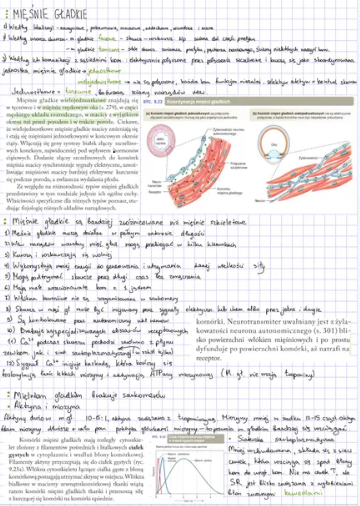
#> input picture dataset_raw/Zrzut ekranu 2026-03-07 212136.png, 360 x 506 px; its folder holds only this picture in this run
$ python -i line_effects.py   (imports and definitions only)
#> lines starting #> are read from the running program, lines starting #| are printed output that depends on the picture
#> further down, picture is the input picture: PIL image 360x506 RGBA; mean R, G, B, A 234.5, 232.7, 233.9, 255
"""Image-side effects for standalone OCR line renders.

Everything here recreates a condition of the real test crops (phone photos of
student notebooks, boxes cut by a line detector) that the paper-and-scanner
model of the form generator does not produce:

    neighbour_glyphs  real letters of the line above / below poking into the
                      frame: descender tails from above, ascenders and
                      diacritics from below
    grid_paper        squared or ruled notebook paper instead of plain white
    morphology        ink erosion / dilation (thin pens lose diacritics, wet
                      pens blob them together)
    elastic           ElasticTransform / GridDistortion — the local warp of a
                      curved page and a shaky hand
    phone_photo       a phone camera instead of a scanner: shadow gradient,
                      colour cast, soft focus, downscale-upscale, heavy JPEG

Each family has its own probability constant and can be switched off by name
so the ablation can measure it in isolation. Geometry-changing effects are
applied to the whole crop, so the transcription stays valid.

Every effect takes two optional arguments:

    params   force the effect's parameters instead of drawing them. Used by
             the robustness set, where one base line is rendered at fixed
             severities.
    record   a dict (or list, for neighbours) the effect fills with every
             parameter it used, so a dataset can be analysed per setting.

With both left as None an effect draws from `random` in exactly the order it
always has, so a given --seed reproduces earlier datasets line for line.
Albumentations transforms draw from their own generator, which --seed never
reached; they are now seeded from the image they transform, which keeps them
deterministic without taking a single number from the global stream.
"""

import io
import random
import zlib
from typing import Optional

import cv2
import numpy as np
from PIL import Image, ImageDraw, ImageFilter

import albumentations as A

from fill_form import _make_ink_mask, apply_scan_augmentation

IMAGE_FAMILIES = ("neighbour_glyphs", "grid_paper", "morphology", "elastic", "phone_photo")

NEIGHBOUR_GLYPH_PROB = 0.40
# How deep the neighbour's ink reaches into the frame, as a fraction of the
# font size (a 32 px hand's descender is ~8 px long).
NEIGHBOUR_DEPTH_FRAC = (0.12, 0.45)
# Chance both neighbours show at once, given the effect fires.
NEIGHBOUR_BOTH_PROB = 0.25

GRID_PAPER_PROB = 0.45
# Grid pitch relative to the text height: notebook squares are 5 mm and a
# student's line of writing spans roughly one to two squares.
GRID_PITCH_FRAC = (0.55, 1.10)
RULED_PITCH_FRAC = (1.10, 1.60)
GRID_ALPHA = (0.45, 1.0)
GRID_LINE_COLOURS = [
    (168, 190, 222), (150, 175, 215), (190, 200, 215),   # blue-ish
    (200, 200, 200), (185, 185, 190),                    # grey
    (225, 190, 190),                                     # faint red margin
]

MORPHOLOGY_PROB = 0.30
EROSION_MIX = (0.5, 1.0)
ELASTIC_PROB = 0.30
ELASTIC_ALPHA_FRAC = (0.6, 1.6)
ELASTIC_SIGMA_FRAC = (0.18, 0.30)
GRID_DISTORT_STEPS = (3, 6)
GRID_DISTORT_LIMIT = (0.08, 0.22)
PHONE_PHOTO_PROB = 0.40

# Words whose lowest ink is a tail (above the frame) or whose highest ink is
# an ascender / diacritic (below the frame). Drawn from anatomy notes.
DESCENDER_WORDS = [
    "jajnik", "gałęzie", "przyczepy", "zginacz", "języka", "płytka", "jądra",
    "ujścia", "gruczoły", "pęczek", "przyśrodkowy", "biegnący", "jelito",
    "przepona", "gałąź", "powięź", "żyły", "guzowatość", "gąbczasta", "łączy",
    "przegroda", "gęsty", "jajowód", "ząb", "ręka", "pęcherzyk", "grzebień",
]
ASCENDER_WORDS = [
    "kłykieć", "łopatka", "tętnica", "odbytnica", "kość", "błona", "tchawica",
    "kolanowy", "łódkowata", "dół", "bloczek", "biodrowy", "tylna", "łuk",
    "kostka", "trzustka", "półkoliste", "śledziona", "głębokie", "śródstopia",
    "boczny", "dolny", "wątroba", "kątowy", "obłej", "łokieć", "tłoczy",
]


# [9 lines left out: function _derived_seed, not called in this run]


def _jpeg(img: Image.Image, quality: int) -> Image.Image:
    """Re-encode at a fixed quality (same encoder path as transforms.jpeg_artifacts)."""
    buffer = io.BytesIO()
    img.save(buffer, format="JPEG", quality=quality)
    buffer.seek(0)
    return Image.open(buffer).convert("RGB")


# --------------------------------------------------------------------------
# neighbour glyphs
# --------------------------------------------------------------------------

# [130 lines left out: functions _neighbour_text, intrude_neighbour_glyphs, draw_grid_paper, not called in this run]


# --------------------------------------------------------------------------
# albumentations: ink morphology and elastic geometry
# --------------------------------------------------------------------------

def _pil_to_np(img: Image.Image) -> np.ndarray:
    return np.array(img.convert("RGB"))
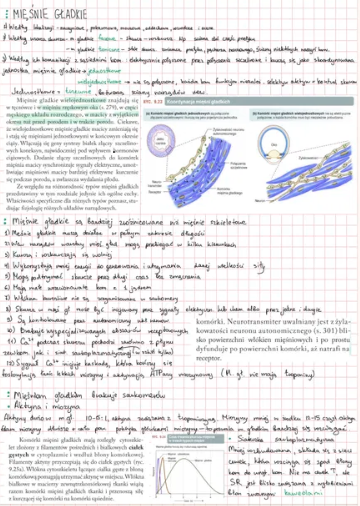
#> returned value: shape (506, 360, 3); mean of channels 0, 1, 2 234.5, 232.7, 233.9; drawn as B, G, R


def _np_to_pil(arr: np.ndarray) -> Image.Image:
    return Image.fromarray(arr)


# [75 lines left out: functions apply_morphology, apply_elastic, not called in this run]


# --------------------------------------------------------------------------
# phone photo
# --------------------------------------------------------------------------

# Severity presets for the robustness set: the generator's ranges taken at
# their gentle end, middle and harsh end, every component moving together.
PHONE_PRESETS = {
    1: {"shadow": 0.10, "cast": "neutral", "exposure": 1.00, "noise": 2.0,
        "blur": 0.40, "motion_blur": None, "downscale": None, "jpeg": 85},
    2: {"shadow": 0.25, "cast": "warm", "cast_gain": 0.87, "exposure": 0.95, "noise": 4.5,
        "blur": 0.85, "motion_blur": None, "downscale": 0.65, "jpeg": 70},
    3: {"shadow": 0.40, "cast": "warm", "cast_gain": 0.82, "exposure": 0.85, "noise": 7.0,
        "blur": 1.30, "motion_blur": 5, "downscale": 0.45, "jpeg": 55},
}


def apply_phone_photo(img: Image.Image, params: Optional[dict] = None) -> tuple[Image.Image, dict]:
    """Simulate a phone snapshot of the page instead of a flatbed scan.

    Shadow gradient across the crop, a warm or cool white balance, soft
    focus from a hand-held camera, resolution loss from the detector's crop
    being upscaled, and the aggressive JPEG a messaging app applies.

    params forces every component (see PHONE_PRESETS for the keys; a missing
    "angle" is still drawn). Components can be switched off individually:
    shadow 0, exposure 1, noise 0, blur 0, motion_blur None, downscale None,
    jpeg None. The returned metadata lists everything that was applied.
    """
    P = params
    arr = _pil_to_np(img).astype(np.float32)
    h, w = arr.shape[:2]
#> h = 506; w = 360
    meta: dict = {}

    # Brightness gradient: a shadow from one side or one corner.
    strength = P["shadow"] if P is not None else random.uniform(0.10, 0.40)
    angle = P["angle"] if P is not None and "angle" in P else random.uniform(0, 2 * np.pi)
    ys, xs = np.mgrid[0:h, 0:w].astype(np.float32)
    ramp = (np.cos(angle) * xs / max(1, w) + np.sin(angle) * ys / max(1, h))
    ramp = (ramp - ramp.min()) / max(1e-6, ramp.max() - ramp.min())
    shade = 1.0 - strength * ramp
    arr *= shade[..., None]
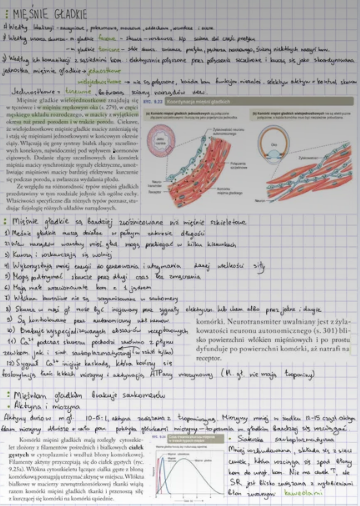
#> arr: shape (506, 360, 3) float32; mean R, G, B 193, 191.6, 192.7
    meta["shadow"] = round(strength, 3)
    meta["shadow_angle"] = round(float(angle), 3)

    # White balance: indoor lamps go yellow, daylight shade goes blue.
    cast = P["cast"] if P is not None else random.choice(["warm", "cool", "neutral"])
    gain = None
    if cast == "warm":
        gain = P["cast_gain"] if P is not None else random.uniform(0.82, 0.92)
        arr *= np.array([1.0, 0.97, gain], np.float32)
    elif cast == "cool":
        gain = P["cast_gain"] if P is not None else random.uniform(0.86, 0.94)
        arr *= np.array([gain, 0.97, 1.0], np.float32)
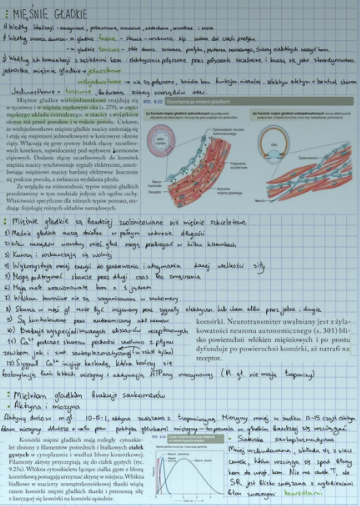
#> arr: shape (506, 360, 3) float32; mean R, G, B 166.6, 185.9, 192.7
    meta["cast"] = cast
    meta["cast_gain"] = None if gain is None else round(gain, 3)

    # Overall exposure wobble.
    exposure = P["exposure"] if P is not None else random.uniform(0.85, 1.08)
    arr *= exposure
    arr = np.clip(arr, 0, 255)
    meta["exposure"] = round(exposure, 3)

    # Sensor noise, stronger in the shadows.
    noise_sigma = P["noise"] if P is not None else random.uniform(2.0, 7.0)
    if noise_sigma > 0:
        noise = np.random.normal(0, noise_sigma, arr.shape).astype(np.float32)
        arr = arr + noise
    arr = np.clip(arr, 0, 255).astype(np.uint8)
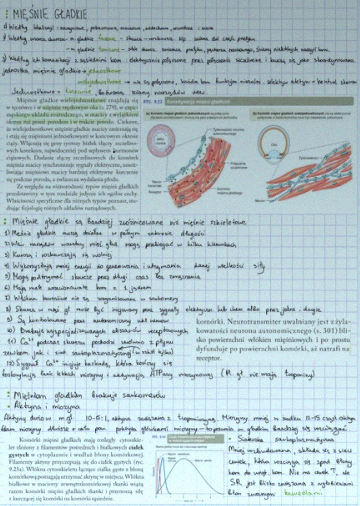
#> arr: shape (506, 360, 3); mean R, G, B 178.1, 198.6, 205.2
    out = _np_to_pil(arr)
    meta["noise"] = round(noise_sigma, 3)

    # Soft focus and the odd motion blur.
    blur = P["blur"] if P is not None else random.uniform(0.4, 1.3)
    if blur > 0:
        out = out.filter(ImageFilter.GaussianBlur(blur))
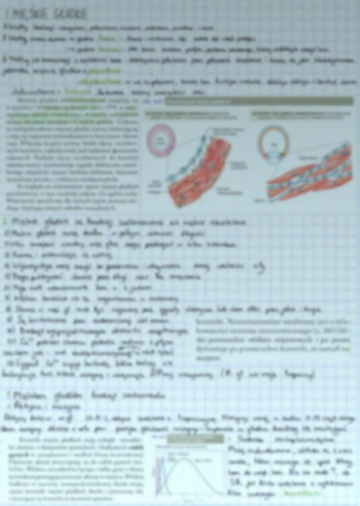
#> out: PIL image 360x506 RGB; mean R, G, B 178.1, 198.5, 205.1
    meta["blur"] = round(blur, 3)
    if P is not None:
        k = P["motion_blur"]
    else:
        k = random.choice([3, 5]) if random.random() < 0.25 else None
    if k:
        mb_in = _pil_to_np(out)
        tf = A.MotionBlur(blur_limit=(k, k), p=1.0)
        tf.set_random_seed(_derived_seed(mb_in))
        out = _np_to_pil(tf(image=mb_in)["image"])
    meta["motion_blur"] = k

    # Downscale-upscale: the crop was small on the sensor.
    if P is not None:
        scale = P["downscale"]
        resample = Image.BILINEAR
    elif random.random() < 0.55:
        scale = random.uniform(0.45, 0.85)
        resample = random.choice([Image.BILINEAR, Image.BICUBIC])
    else:
        scale = None
    if scale:
        small = out.resize((max(4, int(w * scale)), max(4, int(h * scale))), Image.BILINEAR)
        out = small.resize((w, h), resample)
        meta["downscale_resample"] = "bicubic" if resample == Image.BICUBIC else "bilinear"
    meta["downscale"] = None if not scale else round(scale, 3)

    quality = P["jpeg"] if P is not None else random.randint(55, 85)
    if quality:
        out = _jpeg(out, quality)
    meta["jpeg"] = quality
    meta["profile"] = "phone_photo"
    return out, meta


# [13 lines left out: function finish_capture, not called in this run]

>>> from PIL import Image
>>> picture = Image.open('../dataset_raw/Zrzut ekranu 2026-03-07 212136.png')
>>> result = apply_phone_photo(picture)

$ run again, on dataset_raw/Zrzut ekranu 2026-03-07 212222.png
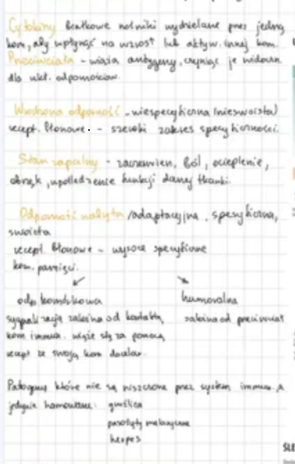
#> input picture dataset_raw/Zrzut ekranu 2026-03-07 212222.png, 295 x 464 px
#> picture is the input picture: PIL image 295x464 RGBA; mean R, G, B, A 240.4, 240.3, 239.5, 255
#> in apply_phone_photo, `arr *= exposure`:
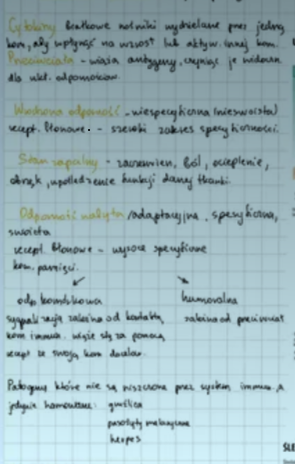
#> arr: shape (464, 295, 3) float32; mean R, G, B 183.3, 205.9, 211.6; drawn with min black and max white
#> in apply_phone_photo, `out = out.filter(ImageFilter.GaussianBlur(blur))`:
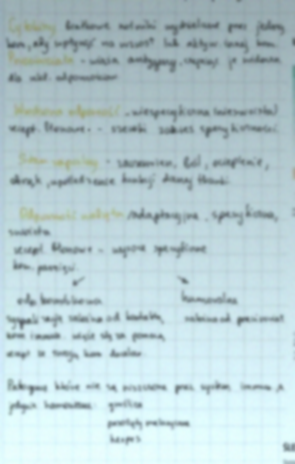
#> out: PIL image 295x464 RGB; mean R, G, B 182.8, 205.1, 210

$ run again, on dataset_raw/Zrzut ekranu 2026-03-07 213223.png
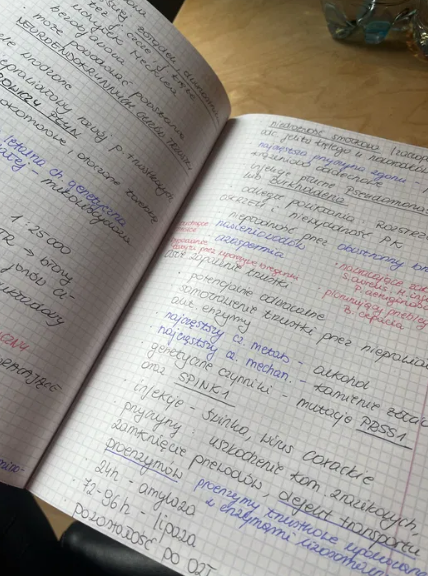
#> input picture dataset_raw/Zrzut ekranu 2026-03-07 213223.png, 428 x 576 px
#> picture is the input picture: PIL image 428x576 RGBA; mean R, G, B, A 159.3, 155.9, 150, 255
#> in _pil_to_np, `return np.array(img.convert("RGB"))`:
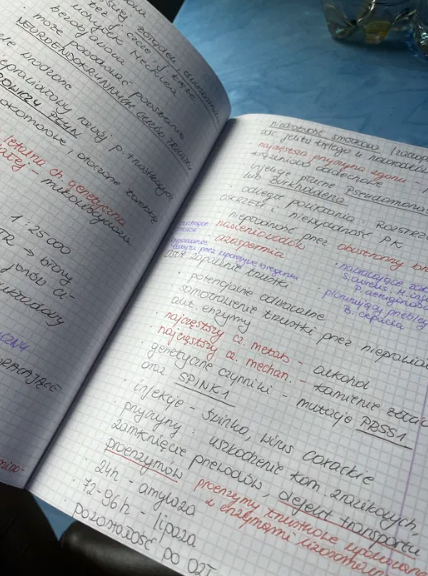
#> returned value: shape (576, 428, 3); mean of channels 0, 1, 2 159.3, 155.9, 150; drawn as B, G, R
#> in apply_phone_photo, `out = out.filter(ImageFilter.GaussianBlur(blur))`:
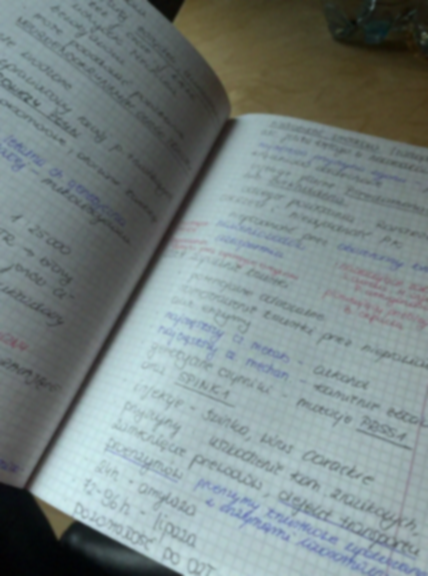
#> out: PIL image 428x576 RGB; mean R, G, B 121.6, 134.1, 133.7

$ run again, on dataset_raw/Zrzut ekranu 2026-03-07 213232.png
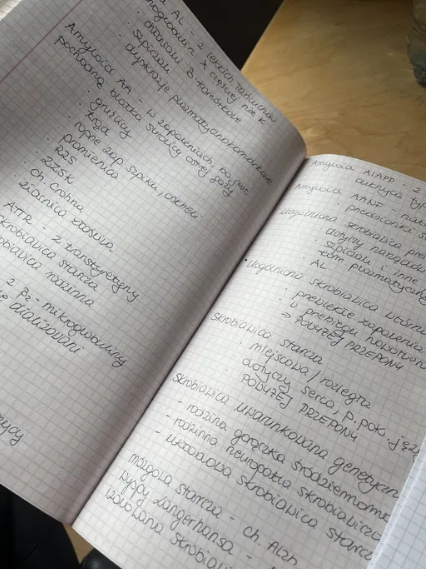
#> input picture dataset_raw/Zrzut ekranu 2026-03-07 213232.png, 426 x 569 px
#> picture is the input picture: PIL image 426x569 RGBA; mean R, G, B, A 158.4, 155.5, 149.7, 255
#> in _pil_to_np, `return np.array(img.convert("RGB"))`:
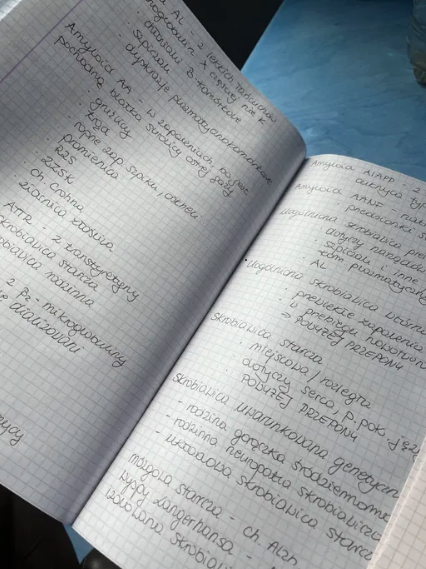
#> returned value: shape (569, 426, 3); mean of channels 0, 1, 2 158.4, 155.5, 149.7; drawn as B, G, R
#> in apply_phone_photo, `out = out.filter(ImageFilter.GaussianBlur(blur))`:
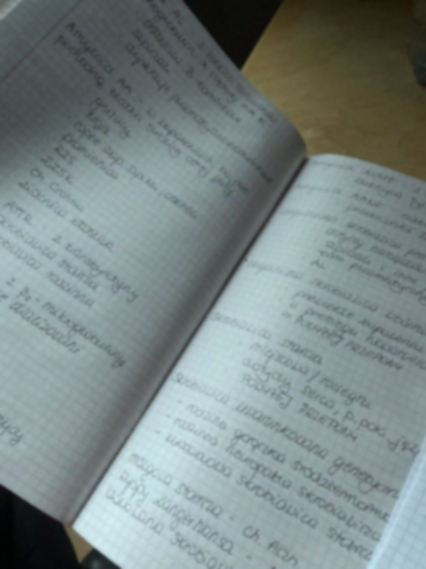
#> out: PIL image 426x569 RGB; mean R, G, B 121.5, 134.4, 134
